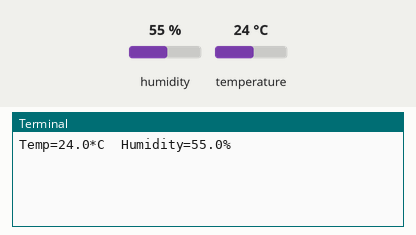
Simulated run of this program. Board: Raspberry Pi (BCM pin numbers). Shown: the last lines printed to the terminal. Inputs (shaded band) come from the test bench; at power-on: humidity 55 %, temperature 24 °C. Databases and web services accept everything at once and return nothing.

Above: at 1.2 s.
1.3 s: humidity set to 22 %
At 3.1 s:
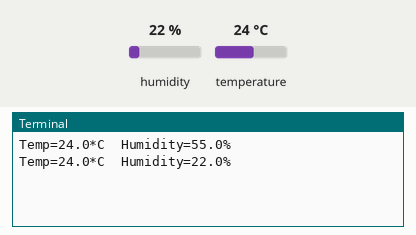
3.4 s: temperature set to 12 °C
At 4.3 s:
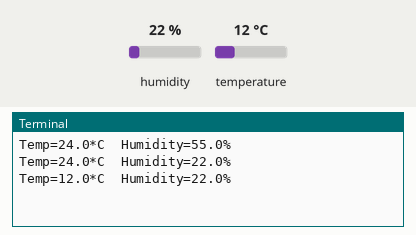
5.5 s: humidity set to 40 %
At 7.3 s:
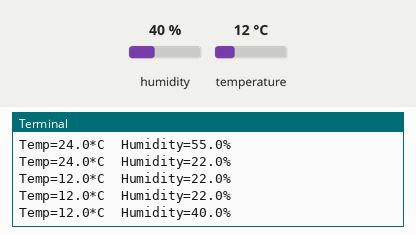
Timing chart, 0 to 8.8 s (numbered marks = the images above; inputs shaded):
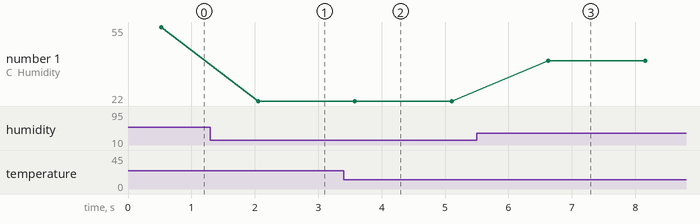

The program:

jjvision.py
```python
#!/usr/bin/python

import Adafruit_DHT
import time
import requests, json
from influxdb import InfluxDBClient as influxdb

sensor = Adafruit_DHT.DHT11

pin = '4'

try:
    while True:
        h,t = Adafruit_DHT.read_retry(sensor, pin)
        if h is not None and t is not None:
            data = [{
                'measurement' : 'th',
                'tags':{
                    'office': '1',
                },
                'fields':{
                    'temp' : t,
                    'humi' : h,
                }
            }]

            print("Temp={0:0.1f}*C  Humidity={1:0.1f}%".format(t,h))
        else:
            print("Read error")
        client = None
        try:
            client = influxdb('localhost',8086,'root','root','jjvision')
        except Exception as e:
            print "Exception" + str(e)
        if client is not None:
            try:
                client.write_points(data)
            except Exception as e:
                print "Exception write" + str(e)
            finally:
                client.close()

        time.sleep(1)
except KeyboardInterrupt:
    print("Terminated by Keyboard")

finally:
    print("End of Program")
```

Measured:
- after the input at 1.3 s, the terminal: prints a new line after 0.75 s (image 1)
- after the input at 3.4 s, the terminal: prints a new line after 0.18 s (image 2)
- after the input at 5.5 s, the terminal: prints a new line after 1.1 s (image 3)
- plotted number 1: 55 → 22 after the input at 1.3 s, 22 → 40 after the input at 5.5 s
